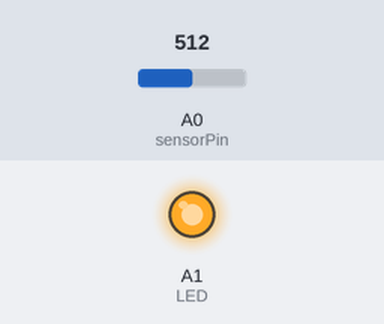
Bench run of a sketch on a simulated Arduino Uno, built with avr-gcc and run on an emulated ATmega328P. On the bench: output pins drawn as LEDs (lit = HIGH). The inputs (shaded band) are chosen by the test bench; at power-on: A0 (sensorPin) = 512.

Above: at 1.2 s.
1.3 s: A0 (sensorPin) set to 141
2.8 s: A0 (sensorPin) set to 120
At 3.9 s:
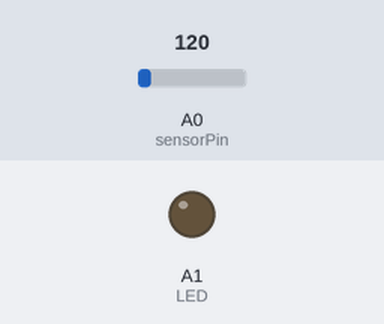
4.3 s: A0 (sensorPin) set to 306
At 5.1 s:
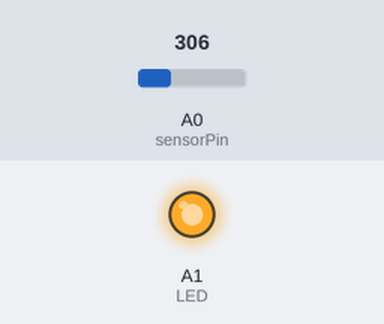
5.8 s: A0 (sensorPin) set to 122
At 6.4 s:
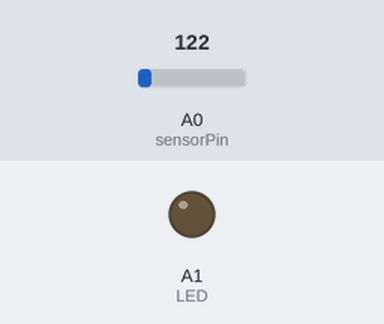
Timing chart, 0 to 8.3 s (numbered marks = the images above; inputs shaded):
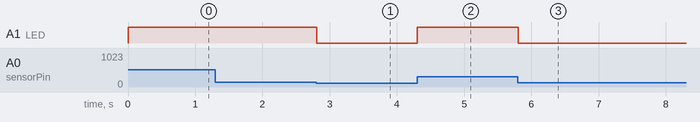

The sketch:

cl3.ino
```cpp
int sensorPin = A0;
int sensorValue = 0;
int LED = A1;

void setup() {
  pinMode(LED ,OUTPUT);
  pinMode(sensorPin, INPUT);
  Serial.begin(9600);
}

void loop() {
  // read the value from the sensor:
  sensorValue = analogRead(sensorPin);

  analogWrite(LED , sensorValue);
  delay(100);
}
```

Measured:
- the behaviour switches between 128 and 127 on A0 (sensorPin) (found by bisection; images 0 and 1)
- after the input at 1.3 s, every drawn part: stays the same
- after the input at 2.8 s, A1 (LED): HIGH → LOW at once
- after the input at 4.3 s, A1 (LED): LOW → HIGH at once
- after the input at 5.8 s, A1 (LED): HIGH → LOW at once
